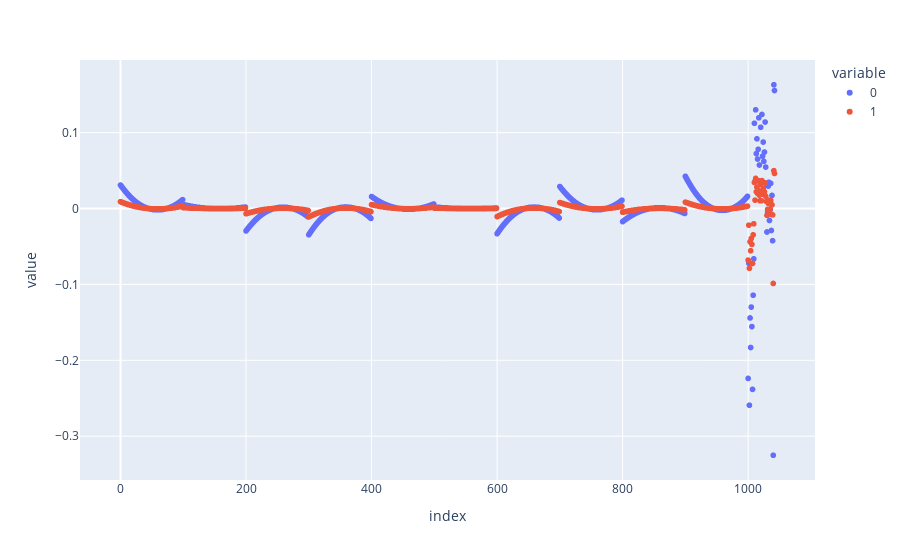

Here is the notebook cell this chart was saved with:
### Code cell
EXPECTED = data_train['expected'].iloc[0]

own = neural_network.gradient(EXPECTED)
other = nd.Gradient(lambda x: neural_network.E(EXPECTED, x))(neural_network.parameters)

px.scatter(zip(own, other))

### Figure 1 — Plotly figure (JSON) as saved in the notebook; plotly's stock layout.template omitted (floating-point values rounded to 4 significant figures; data arrays with more than 128 entries replaced by an {"elided": "..."} marker saying what was removed)
{"data": [{"hovertemplate": "variable=0<br>index=%{x}<br>value=%{y}<extra></extra>", "legendgroup": "0", "marker": {"color": "#636efa", "symbol": "circle"}, "mode": "markers", "name": "0", "showlegend": true, "type": "scattergl", "x": {"elided": "1043 int values"}, "xaxis": "x", "y": {"elided": "1043 float values"}, "yaxis": "y"}, {"hovertemplate": "variable=1<br>index=%{x}<br>value=%{y}<extra></extra>", "legendgroup": "1", "marker": {"color": "#EF553B", "symbol": "circle"}, "mode": "markers", "name": "1", "showlegend": true, "type": "scattergl", "x": {"elided": "1043 int values"}, "xaxis": "x", "y": {"elided": "1043 float values"}, "yaxis": "y"}], "layout": {"legend": {"title": {"text": "variable"}, "tracegroupgap": 0}, "margin": {"t": 60}, "xaxis": {"anchor": "y", "domain": [0.0, 1.0], "title": {"text": "index"}}, "yaxis": {"anchor": "x", "domain": [0.0, 1.0], "title": {"text": "value"}}}}
